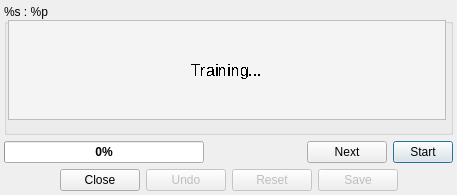
<?xml version="1.0" encoding="UTF-8"?>
<ui version="4.0">
 <author>Jacky Alcine &lt;jacky.alcine@thesii.org&gt;</author>
 <class>Training</class>
 <widget class="QDialog" name="Training">
  <property name="windowModality">
   <enum>Qt::ApplicationModal</enum>
  </property>
  <property name="geometry">
   <rect>
    <x>0</x>
    <y>0</y>
    <width>457</width>
    <height>195</height>
   </rect>
  </property>
  <property name="windowTitle">
   <string>Training</string>
  </property>
  <property name="modal">
   <bool>true</bool>
  </property>
  <widget class="QWidget" name="gridLayoutWidget">
   <property name="geometry">
    <rect>
     <x>4</x>
     <y>4</y>
     <width>449</width>
     <height>187</height>
    </rect>
   </property>
   <layout class="QGridLayout" name="gridLayout">
    <item row="1" column="0" colspan="2">
     <widget class="QProgressBar" name="progressBar">
      <property name="sizePolicy">
       <sizepolicy hsizetype="Expanding" vsizetype="Fixed">
        <horstretch>0</horstretch>
        <verstretch>0</verstretch>
       </sizepolicy>
      </property>
      <property name="minimumSize">
       <size>
        <width>200</width>
        <height>0</height>
       </size>
      </property>
      <property name="font">
       <font>
        <weight>75</weight>
        <bold>true</bold>
       </font>
      </property>
      <property name="value">
       <number>0</number>
      </property>
      <property name="alignment">
       <set>Qt::AlignRight|Qt::AlignTrailing|Qt::AlignVCenter</set>
      </property>
     </widget>
    </item>
    <item row="2" column="0" colspan="6">
     <layout class="QHBoxLayout" name="horizontalLayout">
      <property name="sizeConstraint">
       <enum>QLayout::SetMinimumSize</enum>
      </property>
      <item>
       <spacer name="horizontalSpacer_4">
        <property name="orientation">
         <enum>Qt::Horizontal</enum>
        </property>
        <property name="sizeHint" stdset="0">
         <size>
          <width>40</width>
          <height>20</height>
         </size>
        </property>
       </spacer>
      </item>
      <item>
       <widget class="QPushButton" name="pushButtonClose">
        <property name="text">
         <string>Close</string>
        </property>
        <property name="autoDefault">
         <bool>false</bool>
        </property>
       </widget>
      </item>
      <item>
       <widget class="QPushButton" name="pushButtonUndo">
        <property name="enabled">
         <bool>false</bool>
        </property>
        <property name="text">
         <string>Undo</string>
        </property>
        <property name="checkable">
         <bool>false</bool>
        </property>
        <property name="checked">
         <bool>false</bool>
        </property>
        <property name="autoDefault">
         <bool>false</bool>
        </property>
       </widget>
      </item>
      <item>
       <widget class="QPushButton" name="pushButtonReset">
        <property name="enabled">
         <bool>false</bool>
        </property>
        <property name="text">
         <string>Reset</string>
        </property>
        <property name="checkable">
         <bool>false</bool>
        </property>
        <property name="checked">
         <bool>false</bool>
        </property>
        <property name="autoDefault">
         <bool>false</bool>
        </property>
       </widget>
      </item>
      <item>
       <widget class="QPushButton" name="pushButtonSave">
        <property name="enabled">
         <bool>false</bool>
        </property>
        <property name="text">
         <string>Save</string>
        </property>
        <property name="checkable">
         <bool>false</bool>
        </property>
        <property name="checked">
         <bool>false</bool>
        </property>
        <property name="autoDefault">
         <bool>false</bool>
        </property>
        <property name="flat">
         <bool>false</bool>
        </property>
       </widget>
      </item>
      <item>
       <spacer name="horizontalSpacer_5">
        <property name="orientation">
         <enum>Qt::Horizontal</enum>
        </property>
        <property name="sizeHint" stdset="0">
         <size>
          <width>40</width>
          <height>20</height>
         </size>
        </property>
       </spacer>
      </item>
     </layout>
    </item>
    <item row="1" column="2" colspan="2">
     <spacer name="horizontalSpacer_3">
      <property name="orientation">
       <enum>Qt::Horizontal</enum>
      </property>
      <property name="sizeType">
       <enum>QSizePolicy::MinimumExpanding</enum>
      </property>
      <property name="sizeHint" stdset="0">
       <size>
        <width>20</width>
        <height>20</height>
       </size>
      </property>
     </spacer>
    </item>
    <item row="1" column="5">
     <widget class="QPushButton" name="pushButtonProgress">
      <property name="maximumSize">
       <size>
        <width>60</width>
        <height>16777215</height>
       </size>
      </property>
      <property name="text">
       <string>Start</string>
      </property>
      <property name="checkable">
       <bool>true</bool>
      </property>
      <property name="checked">
       <bool>false</bool>
      </property>
      <property name="autoDefault">
       <bool>true</bool>
      </property>
     </widget>
    </item>
    <item row="1" column="4">
     <widget class="QPushButton" name="pushButtonNext">
      <property name="text">
       <string>Next</string>
      </property>
     </widget>
    </item>
    <item row="0" column="0" colspan="6">
     <widget class="QGroupBox" name="groupBoxTitle">
      <property name="minimumSize">
       <size>
        <width>438</width>
        <height>122</height>
       </size>
      </property>
      <property name="title">
       <string>%s : %p</string>
      </property>
      <widget class="QLabel" name="labelText">
       <property name="geometry">
        <rect>
         <x>4</x>
         <y>16</y>
         <width>438</width>
         <height>100</height>
        </rect>
       </property>
       <property name="minimumSize">
        <size>
         <width>0</width>
         <height>100</height>
        </size>
       </property>
       <property name="font">
        <font>
         <pointsize>12</pointsize>
         <weight>50</weight>
         <bold>false</bold>
         <stylestrategy>NoAntialias</stylestrategy>
        </font>
       </property>
       <property name="styleSheet">
        <string notr="true">color: rgb(0, 0, 0);
background-color: rgb(244, 244, 244);
border-color: rgb(48, 48, 48);
border-size: 5px;</string>
       </property>
       <property name="frameShape">
        <enum>QFrame::StyledPanel</enum>
       </property>
       <property name="frameShadow">
        <enum>QFrame::Plain</enum>
       </property>
       <property name="text">
        <string>Training...</string>
       </property>
       <property name="scaledContents">
        <bool>false</bool>
       </property>
       <property name="alignment">
        <set>Qt::AlignCenter</set>
       </property>
       <property name="wordWrap">
        <bool>true</bool>
       </property>
      </widget>
     </widget>
    </item>
   </layout>
  </widget>
 </widget>
 <resources/>
 <connections/>
 <designerdata>
  <property name="gridDeltaX">
   <number>4</number>
  </property>
  <property name="gridDeltaY">
   <number>4</number>
  </property>
  <property name="gridSnapX">
   <bool>true</bool>
  </property>
  <property name="gridSnapY">
   <bool>true</bool>
  </property>
  <property name="gridVisible">
   <bool>true</bool>
  </property>
 </designerdata>
</ui>
